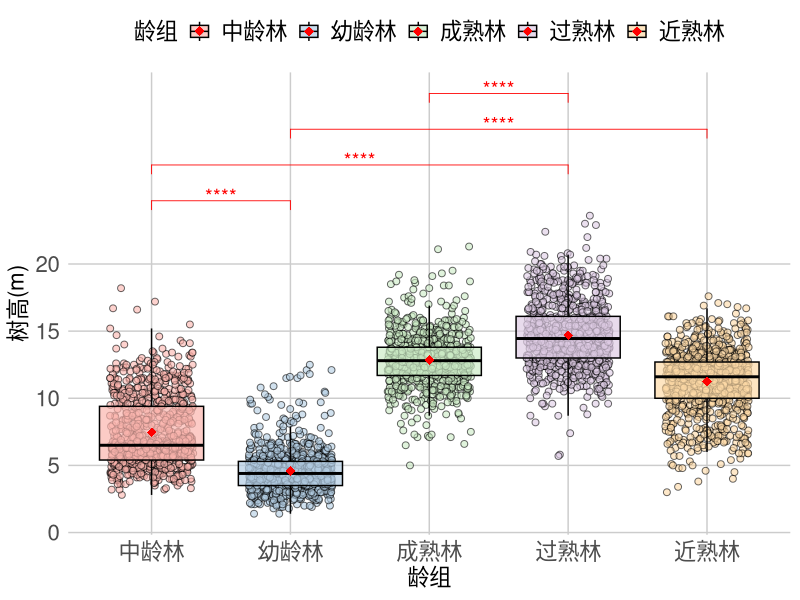

Write R code to recreate this figure.
library(ggplot2)
library(RColorBrewer)
library(ggpubr)
mydat <- read.csv("lysdata.csv", fileEncoding = "GBK", sep = ",")
attach(mydat)
pdf("图3.7.pdf", width = 8, height = 6, family = "GB1")
ggplot(mydat, aes(x = Age.Group, y = Height, fill = Age.Group)) +
  geom_jitter(width = 0.3, size = 2, alpha = 0.6, shape = 21, stroke = 0.5) +
  geom_boxplot(outlier.shape = NA, color = "black", alpha = 0.7) +
  stat_summary(fun = mean, geom = "point", shape = 18, color = "red", size = 3) +
  stat_compare_means(comparisons = list(c("幼龄林", "中龄林"), c("中龄林", "过熟林"), 
                                        c("幼龄林", "近熟林"), c("成熟林", "过熟林")), label = "p.signif", 
                     method = "t.test", size = 5, vjust = 0.5, color = "red") +
  scale_fill_brewer(palette = "Pastel1") +
  labs(x = "龄组", 
       y = "树高(m)", 
       fill = "龄组") +
  theme_minimal(base_size = 14) +
  theme(             
    axis.title.x = element_text(size = 16), axis.title.y = element_text( size = 16),  
    axis.text.x = element_text(size = 16), axis.text.y = element_text(size = 16), 
    legend.title = element_text(size = 16), legend.text = element_text(size = 16),
    legend.position = "top", 
    panel.grid.major = element_line(color = "grey80", size = 0.5), 
    panel.grid.minor = element_blank()
  ) +
  scale_y_continuous(breaks = seq(0, max(mydat$Height, na.rm = TRUE), by = 5))
dev.off()
